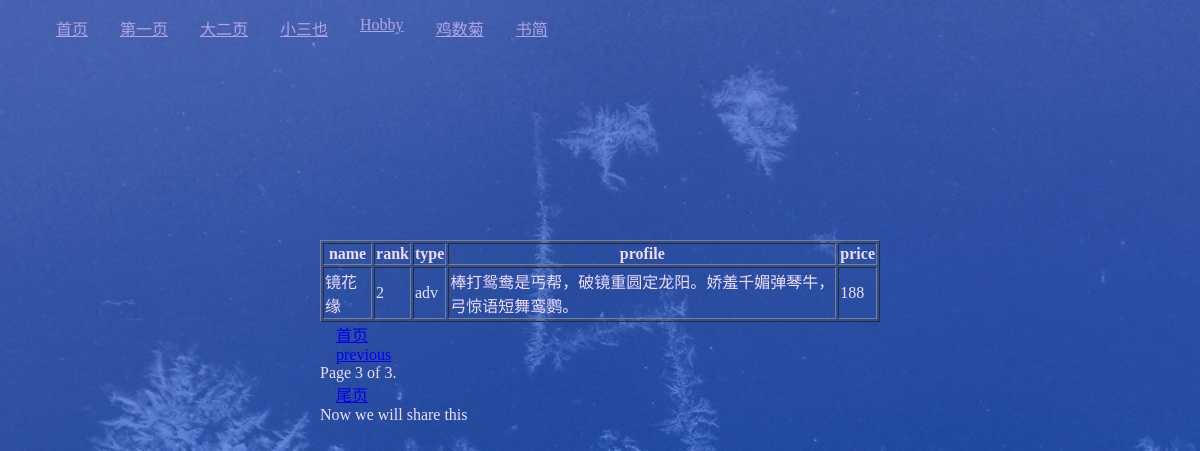
/fth?page=3, run on the app's committed database.
### highone/models.py (models this page shows)
class Hobby(models.Model):
	name = models.CharField(max_length = 50,default='***')	# name
	rank = models.CharField(max_length = 5,default='0')		# ranking
	modn = models.CharField(max_length = 20,default='act')	# type
	prof = models.CharField(max_length = 500,default='Dis')	# profile
	pric = models.CharField(max_length = 10,default='0')	# price

### highone/views.py (the view)
# urls.py: url(r'^fth$',pagepa),
def pagepa(request):
	h = Hobby.objects.all()
	pag = Paginator(h,2)
	page = request.GET.get('page')
	try:
		contains = pag.page(page)
	except PageNotAnInteger:
		contains = pag.page(1)
	except EmptyPage:
		contains = pag.page(pag.num_pages)
	return render_to_response('pagepa.html',{'objects':contains,'contains':contains})

### highone/templates/pagepa.html (shortened to what this page needs)
{% extends 'base.html' %}
{% block text %}
	<table border="1">
		<thead>
			<tr>
				<th>name</th>
				<th>rank</th>
				<th>type</th>
				<th>profile</th>
				<th>price</th>
			</tr>
		</thead>
		<tbody>
			{% for object in objects %}
				<tr>
					<td>{{object.name}}</td>
					<td>{{object.rank}}</td>
					<td>{{object.modn}}</td>
					<td>{{object.prof}}</td>
					<td>{{object.pric}}</td>
				</tr>
			{% endfor %}
		</tbody>
	</table>
	<div class="pagination">
	    <span class="step-links">
	    	<span class='first'><a href='?page={{contains.paginator.start_index}}'>首页</a></span>
	        {% if contains.has_previous %}
	            <a href="?page={{ contains.previous_page_number }}">previous</a>
	        {% endif %}
	        <span class="current">
	            Page {{ contains.number }} of {{ contains.paginator.num_pages }}.
	        </span>
	        <span class='last'><a href='?page={{contains.paginator.num_pages}}'>尾页</a></span>
	    </span>
	</div>
{% endblock %}
{% block konsten %}
	Now we will share this
{% endblock %}

### highone/templates/base.html (style rules this page uses)
body { color: #edf; ; padding: 0 5em; margin:15em }
a { display: block;padding: 0 16px }

### data on the page
Hobby: name "镜花缘", rank "2", modn "adv", prof "棒打鸳鸯是丐帮，破镜重圆定龙阳。娇羞千媚弹琴牛，弓惊语短舞鸾鹦。", pric "188"

### other printed values
{{ contains.number }} "3"
{{ contains.paginator.num_pages }} "3"
